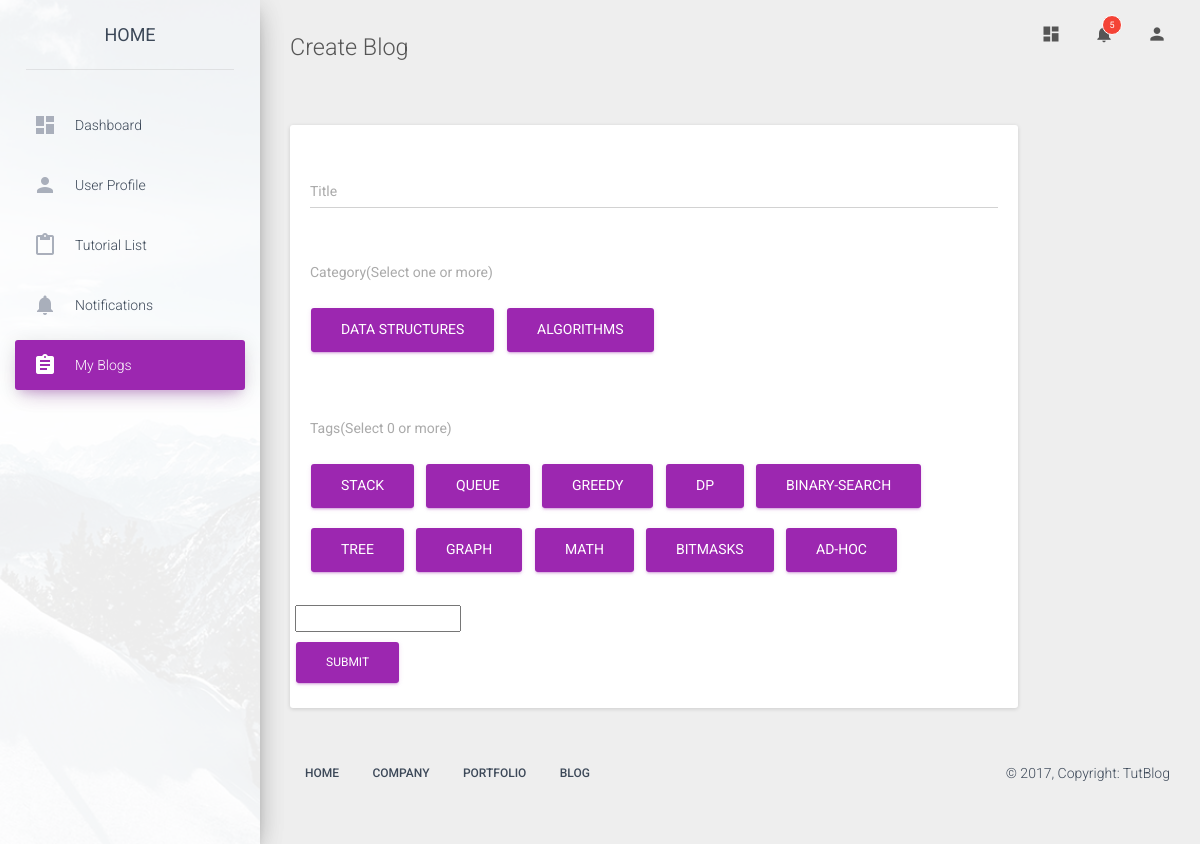
The app's page /blogs/create/ (signed in), older data.
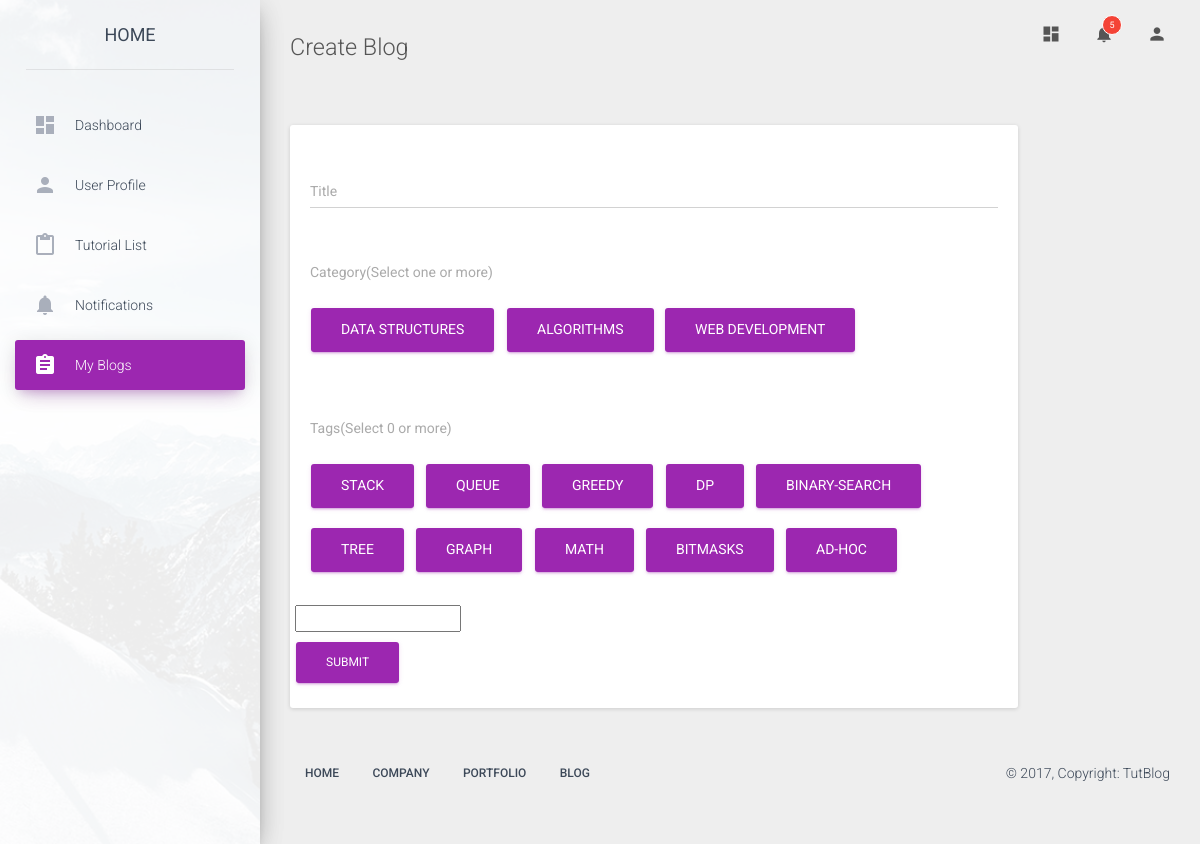
The same page, newer data.
### Blogs/models.py (models this page shows, shortened)
class Category(models.Model):
	title = models.CharField(max_length=100, db_index=True)
	slug = models.SlugField(max_length=100, db_index=True, unique=True)
	def __str__(self):
		return self.title

### Blogs/views.py (the view)
@login_required(login_url="/login/")
def create_blog(request):
	x=1
	if request.method == 'POST':
		form = BlogForm(request.POST, request.FILES)
		if(form.is_valid()):
			instance = form.save(commit=False)
			instance.author = request.user
			instance.save()
			return redirect('myblogs')
	else:
		form=BlogForm
	return render(request,"create_blog.html", {
        'form': form,
        'x': x,
    })

### Blogs/models.py (called while the page is built)
	def __str__(self):
		return self.name

### Templates/create_blog.html (shortened to what the changed rows need)
{% load static %}
<!doctype html>
<html lang="en">
<head>
	<link href="{% static 'bootstrap/css/bootstrap.min.css' %}" rel="stylesheet" />
	<link href="{% static 'ihover/css/ihover.min.css' %}" rel="stylesheet" />
	<link href="{% static 'material-dashboard/css/material-dashboard.css' %}" rel="stylesheet"/>
	<link href="{% static 'material-dashboard/css/dashboard.css' %}" rel="stylesheet" />
	<link href="{% static 'font-awesome/css/font-awesome.min.css' %}" rel="stylesheet">
</head>
<body>
	<div class="wrapper">
		<div class="main-panel">
			<div class="content">
				<div class="container-fluid">
					<div class="row">
						<div class="col-sm-10">
							<div class="card">
								<div class="card-content">
									<form method="post" enctype="multipart/form-data">
										<div class="row">
											<div class="col-md-12">
												<div class="form-group label-floating">
													<p>
														<div data-toggle="buttons">
														{% for checkbox in form.category %}
														    <label class="btn btn-primary">
														    {{ checkbox.tag }} {{ checkbox.choice_label }}
														    </label>
														{% endfor %}
														</div>
													</p>
												</div>
											</div>
										</div>
									</form>
								</div>
							</div>
						</div>
					</div>
				</div>
			</div>
		</div>
	</div>
</body>
</html>

Row changes from the older to the newer data that the page shows:
added Category: choice_label "WEB DEVELOPMENT"
